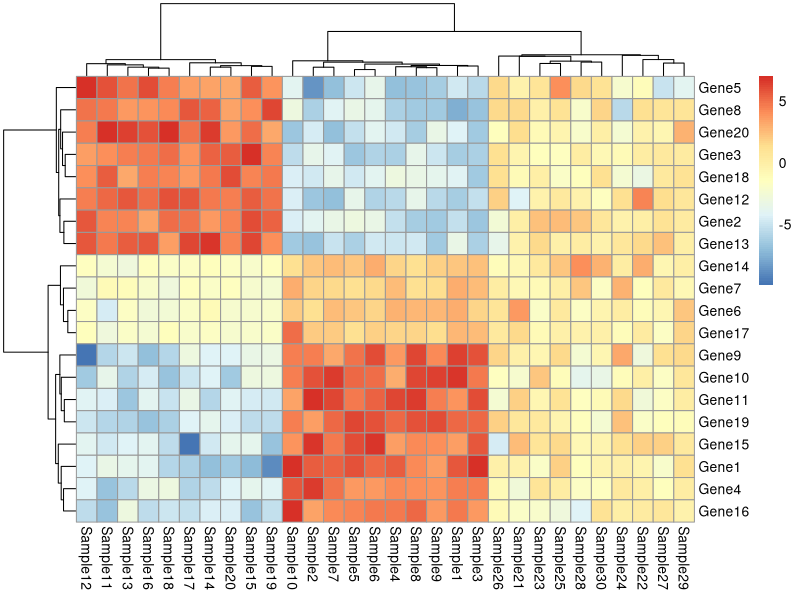
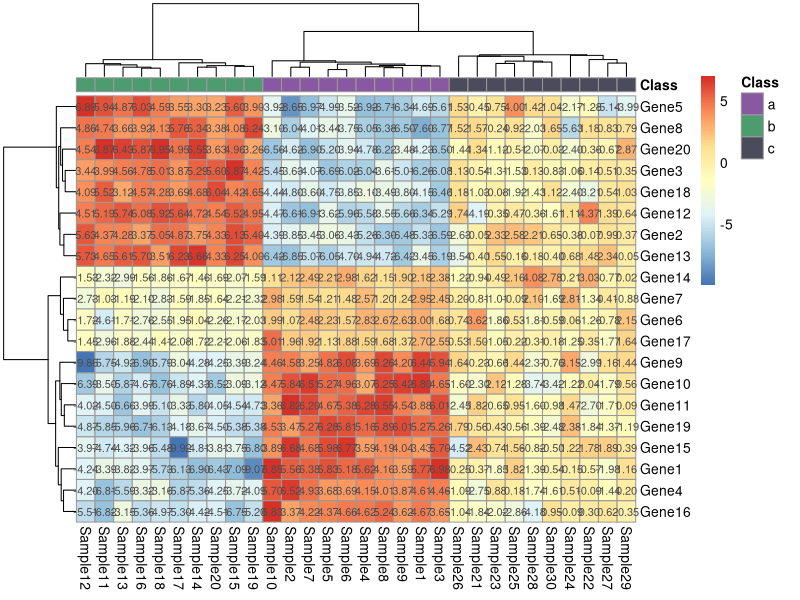
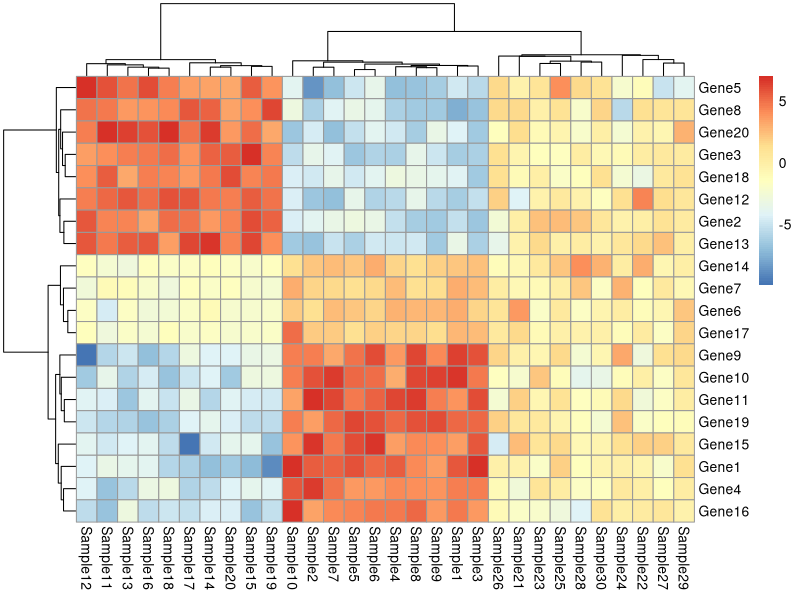
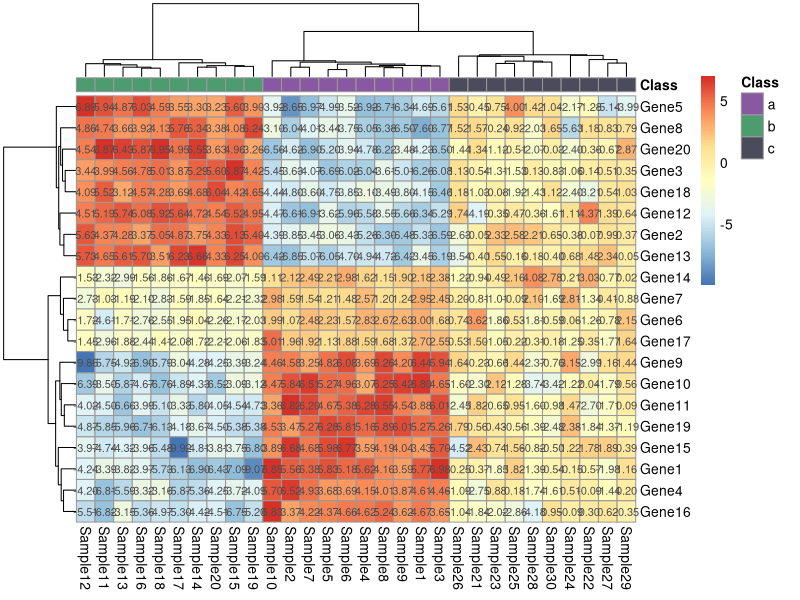

Write the R code that produced these figures, in order.
## [Cheatsheets] https://posit.co/resources/cheatsheets/

#### Presetting ####
rm(list = ls()) # Clean variable ##* Comment out if Run All
# memory.limit(150000)


#### Load packages ####
if(!require("tidyverse")) install.packages("tidyverse"); library(tidyverse)

####*************************************************************************####
## Scatterplots
#### Create data ####
## Basic scatterplots
set.seed(123)
data <- data.frame(
  x = rnorm(50),
  y = rnorm(50)
)

colnames(data) <- c("Gene1","Gene2")

#### Export ####
## Set Expot ##
Name_time_wo_micro <- substr(gsub("[- :]", "", as.character(Sys.time())), 1, 14)
output_dir <- paste0(getwd(), "/Demo_", substr(Name_time_wo_micro, 1, 8))
if (!dir.exists(output_dir)) {dir.create(output_dir)}


## CSV
write.csv(data, file = paste0(output_dir, "/", Name_time_wo_micro, "_data_Scatterplot_Basic.csv"), row.names = FALSE)

## TSV
write.table(data, file = paste0(output_dir, "/", Name_time_wo_micro, "_data_Scatterplot_Basic.tsv"), sep = "\t", row.names = FALSE)


####*************************************************************************####
## Heatmap
#### Create data ####

#### Basic Simulation ####
set.seed(123)
mat <- matrix(rnorm(200), 20, 10)
rownames(mat) <- paste("Gene", 1:20, sep="")
colnames(mat) <- paste("Sample", 1:10, sep="")

# Create annotation data for rows
annotation_row <- data.frame(Class = sample(letters[1:3], 10, replace = TRUE))
rownames(annotation_row) <- colnames(mat)

#### Export ####
## Set Expot ##
Name_time_wo_micro <- substr(gsub("[- :]", "", as.character(Sys.time())), 1, 14)
output_dir <- paste0(getwd(), "/Demo_", substr(Name_time_wo_micro, 1, 8))
if (!dir.exists(output_dir)) {dir.create(output_dir)}


## CSV
write.csv(mat, file = paste0(output_dir, "/", Name_time_wo_micro, "_data_Heatmap_Basic.csv"), row.names = TRUE)

## TSV
write.table(data.frame(SamppleID= row.names(annotation_row) ,annotation_row), file = paste0(output_dir, "/", Name_time_wo_micro, "_data_Heatmap_Basic_Annot.tsv"), sep = "\t", row.names = FALSE)


################################################################################
#### Pattern Simulation ####
rm(list = ls()) # Clean variable ##* Comment out if Run All
# Load required packages
if(!require("pheatmap")) install.packages("pheatmap"); library(pheatmap)

# Set seed for reproducibility
set.seed(123)

# Number of genes and samples
n_genes <- 20
n_samples_per_group <- 10
n_groups <- 3
n_samples <- n_samples_per_group * n_groups

# Create annotation data for columns (Samples)
group_labels <- rep(letters[1:n_groups], each = n_samples_per_group)
annotation_col <- data.frame(Class = factor(group_labels, levels = letters[1:n_groups]))
rownames(annotation_col) <- paste("Sample", 1:n_samples, sep="")

# Initialize matrix
mat <- matrix(nrow = n_genes, ncol = n_samples)
rownames(mat) <- paste("Gene", 1:n_genes, sep="")
colnames(mat) <- rownames(annotation_col)

# Generate data with different patterns for each sample class
for (i in 1:n_genes) {
  # Generate base values
  a_values <- runif(n_samples_per_group, min = 3, max = 7)
  b_values <- runif(n_samples_per_group, min = -7, max = -3)

  # Randomly decide the pattern for this gene
  pattern <- sample(c("high_a", "low_a", "neutral"), 1)

  if (pattern == "high_a") {
    a_values <- runif(n_samples_per_group, min = 3, max = 7)
    b_values <- runif(n_samples_per_group, min = -7, max = -3)
  } else if (pattern == "low_a") {
    a_values <- runif(n_samples_per_group, min = -7, max = -3)
    b_values <- runif(n_samples_per_group, min = 3, max = 7)
  } else {
    a_values <- runif(n_samples_per_group, min = 1, max = 3)
    b_values <- runif(n_samples_per_group, min = -3, max = -1)
  }

  c_values <- rnorm(n_samples_per_group, mean = 0, sd = 1.7)

  mat[i, annotation_col$Class == "a"] <- a_values
  mat[i, annotation_col$Class == "b"] <- b_values
  mat[i, annotation_col$Class == "c"] <- c_values
}

# Introduce outliers randomly, with absolute values less than ?
set.seed(456) # Different seed for outliers
outlier_indices <- sample(1:(n_genes * n_samples), 17) # Randomly select 11 points to be outliers
mat[outlier_indices] <- ifelse(mat[outlier_indices] > 0, mat[outlier_indices] + sample(1:3, 9, replace = TRUE),
                               mat[outlier_indices] - sample(1:3, 9, replace = TRUE))

# Create a basic heatmap
heatmap_basic <- pheatmap(mat)

# Beautify the heatmap
# Define colors for the annotation
annotation_colors <- list(Class = c("a" = "#4a6ac2", "b" = "#32a852", "c" = "#cc5a78"))
annotation_colors <- list(Class = c("a" = "#8958a3", "b" = "#4c9c6f", "c" = "#4b4b5c"))


# Create the heatmap
heatmap <- pheatmap(mat,
                    cluster_rows = TRUE,
                    cluster_cols = TRUE,
                    display_numbers = TRUE,
                    annotation_col = annotation_col,
                    annotation_colors = annotation_colors)


#### Export ####
## Set Expot ##
Name_time_wo_micro <- substr(gsub("[- :]", "", as.character(Sys.time())), 1, 14)
output_dir <- paste0(getwd(), "/Demo_", substr(Name_time_wo_micro, 1, 8))
if (!dir.exists(output_dir)) {dir.create(output_dir)}


## CSV
write.csv(mat, file = paste0(output_dir, "/", Name_time_wo_micro, "_data_Heatmap_Pattern.csv"), row.names = TRUE)

## TSV
write.table(data.frame(SampleID= row.names(annotation_col) ,annotation_col), file = paste0(output_dir, "/", Name_time_wo_micro, "_data_Heatmap_Pattern_Annot.tsv"), sep = "\t", row.names = FALSE)


####*************************************************************************####
## Scatterplots
#### Pattern Simulation ####
rm(list = ls()) # Clean variable ##* Comment out if Run All
# Load required packages
if(!require("pheatmap")) install.packages("pheatmap"); library(pheatmap)

# Set seed for reproducibility
set.seed(123)

# Number of genes and samples
n_genes <- 20
n_samples_per_group <- 10
n_groups <- 3
n_samples <- n_samples_per_group * n_groups

# Create annotation data for columns (Samples)
group_labels <- rep(letters[1:n_groups], each = n_samples_per_group)
annotation_col <- data.frame(Class = factor(group_labels, levels = letters[1:n_groups]))
rownames(annotation_col) <- paste("Sample", 1:n_samples, sep="")

# Initialize matrix
mat <- matrix(nrow = n_genes, ncol = n_samples)
rownames(mat) <- paste("Gene", 1:n_genes, sep="")
colnames(mat) <- rownames(annotation_col)

# Generate data with different patterns for each sample class
for (i in 1:n_genes) {
  # Generate base values
  a_values <- runif(n_samples_per_group, min = 3, max = 7)
  b_values <- runif(n_samples_per_group, min = -7, max = -3)

  # Randomly decide the pattern for this gene
  pattern <- sample(c("high_a", "low_a", "neutral"), 1)

  if (pattern == "high_a") {
    a_values <- runif(n_samples_per_group, min = 3, max = 7)
    b_values <- runif(n_samples_per_group, min = -7, max = -3)
  } else if (pattern == "low_a") {
    a_values <- runif(n_samples_per_group, min = -7, max = -3)
    b_values <- runif(n_samples_per_group, min = 3, max = 7)
  } else {
    a_values <- runif(n_samples_per_group, min = 1, max = 3)
    b_values <- runif(n_samples_per_group, min = -3, max = -1)
  }

  c_values <- rnorm(n_samples_per_group, mean = 0, sd = 1.7)

  mat[i, annotation_col$Class == "a"] <- a_values
  mat[i, annotation_col$Class == "b"] <- b_values
  mat[i, annotation_col$Class == "c"] <- c_values
}

# Introduce outliers randomly, with absolute values less than ?
set.seed(456) # Different seed for outliers
outlier_indices <- sample(1:(n_genes * n_samples), 17) # Randomly select 11 points to be outliers
mat[outlier_indices] <- ifelse(mat[outlier_indices] > 0, mat[outlier_indices] + sample(1:3, 9, replace = TRUE),
                               mat[outlier_indices] - sample(1:3, 9, replace = TRUE))

# Create a basic heatmap
heatmap_basic <- pheatmap(mat)

# Beautify the heatmap
# Define colors for the annotation
annotation_colors <- list(Class = c("a" = "#4a6ac2", "b" = "#32a852", "c" = "#cc5a78"))
annotation_colors <- list(Class = c("a" = "#8958a3", "b" = "#4c9c6f", "c" = "#4b4b5c"))


# Create the heatmap
heatmap <- pheatmap(mat,
                    cluster_rows = TRUE,
                    cluster_cols = TRUE,
                    display_numbers = TRUE,
                    annotation_col = annotation_col,
                    annotation_colors = annotation_colors)

data <- mat[c("Gene5", "Gene8"), ] %>% t() %>% as.data.frame()

## Set Expot ##
Name_time_wo_micro <- substr(gsub("[- :]", "", as.character(Sys.time())), 1, 14)
output_dir <- paste0(getwd(), "/Demo_", substr(Name_time_wo_micro, 1, 8))
if (!dir.exists(output_dir)) {dir.create(output_dir)}


## CSV
write.csv(data.frame(SampleID= row.names(data) ,data), file = paste0(output_dir, "/", Name_time_wo_micro, "_data_Scatterplot_Pattern.csv"), row.names = FALSE)

## TSV
write.table(data.frame(SampleID= row.names(annotation_col) ,annotation_col), file = paste0(output_dir, "/", Name_time_wo_micro, "_data_Scatterplot_Pattern_Annot.tsv"), sep = "\t", row.names = FALSE)





